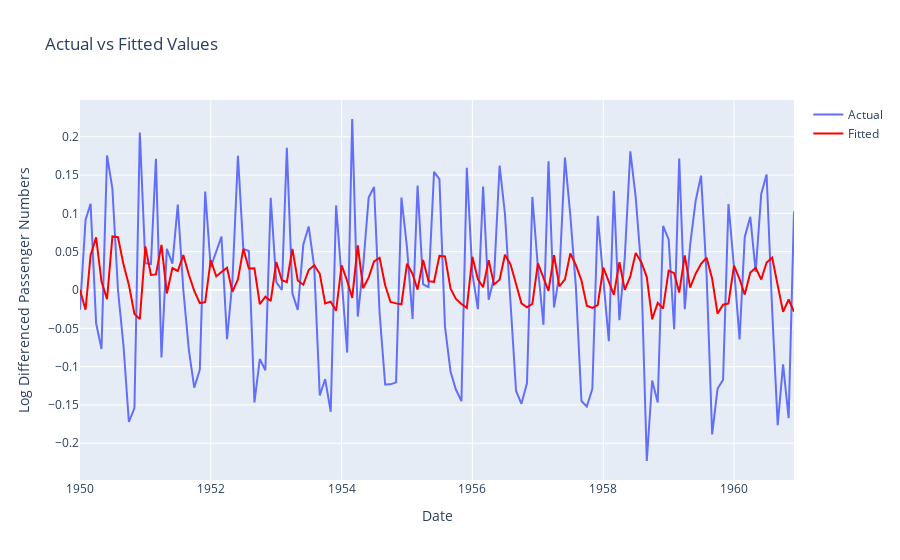

The notebook cell this image was saved under:
### Code cell
fig = go.Figure()
fig.add_trace(
    go.Scatter(
        x=df_transformed.index,
        y=df_transformed["Log_Passenger_Diff"],
        mode="lines",
        name="Actual",
    )
)
fig.add_trace(
    go.Scatter(
        x=df_transformed.index,
        y=df_transformed["Forecast"],
        mode="lines",
        name="Fitted",
        line=dict(color="red"),
    )
)
fig.update_layout(
    title="Actual vs Fitted Values",
    xaxis_title="Date",
    yaxis_title="Log Differenced Passenger Numbers",
)
fig.show()

### Figure 1 — Plotly figure (JSON) as saved in the notebook; plotly's stock layout.template omitted (floating-point values rounded to 4 significant figures; data arrays with more than 128 entries replaced by an {"elided": "..."} marker saying what was removed)
{"data": [{"mode": "lines", "name": "Actual", "type": "scatter", "x": {"elided": "132 str values"}, "y": {"elided": "132 float values"}}, {"line": {"color": "red"}, "mode": "lines", "name": "Fitted", "type": "scatter", "x": {"elided": "132 str values"}, "y": {"elided": "132 float values"}}], "layout": {"title": {"text": "Actual vs Fitted Values"}, "xaxis": {"title": {"text": "Date"}}, "yaxis": {"title": {"text": "Log Differenced Passenger Numbers"}}}}
